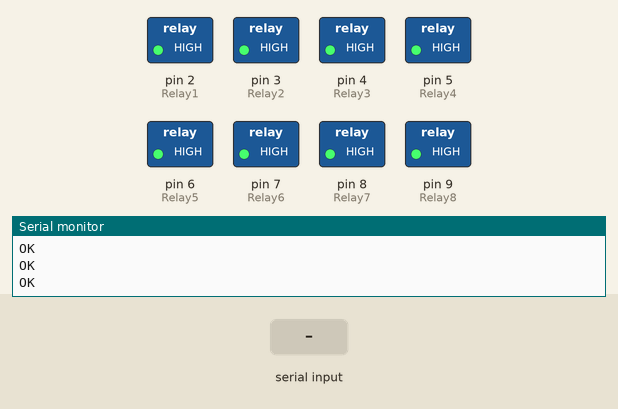
Recording of a sketch running on a simulated Arduino Uno, built with avr-gcc and run on an emulated ATmega328P. Shown: switched loads named in the sketch (green lamp = pin HIGH), the last lines printed to the serial monitor. Inputs (shaded band) come from the test bench. The modem accepts every AT command (registered, SIM ready, sends succeed) and sends nothing else.

Above: at 5.7 s.
5.8 s: "motor hidup" received over the second serial link
At 6.9 s:
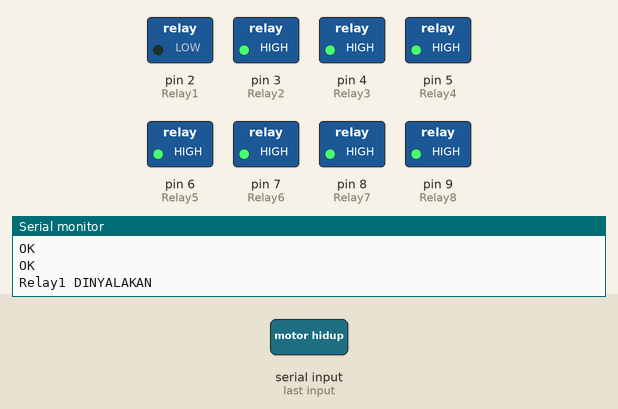
At 13.4 s:
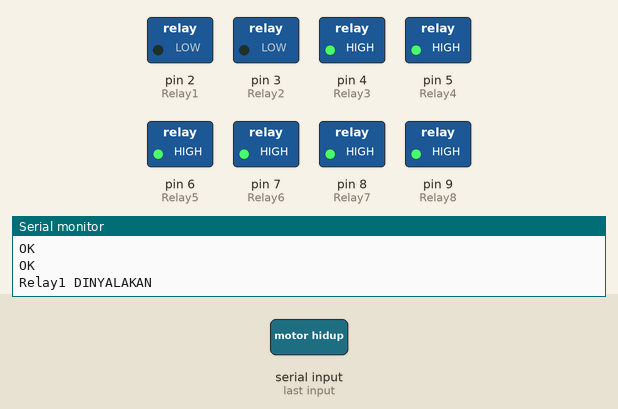
Timing chart, 0 to 17.3 s (numbered marks = the images above; inputs shaded):
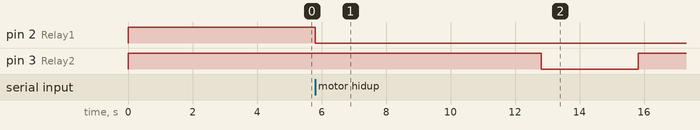

Measured:
- after the input at 5.8 s, pin 2 (Relay1): HIGH → LOW at once; pin 3 (Relay2): HIGH → LOW after 7.0 s, → HIGH 3.0 s later

The sketch:

relay_motor_sensor_getar.ino
```cpp
#include <SoftwareSerial.h>
#define ON LOW
#define OFF HIGH

SoftwareSerial gsm(10, 11); //TX,RX

String bacaSMS = "";
String msg = "";
bool siap = 0;
unsigned int errorCounter;

//char nomorHP = "+6281312357771";

const int Relay1 = 2;
const int Relay2 = 3;
const int Relay3 = 4;
const int Relay4 = 5;
const int Relay5 = 6;
const int Relay6 = 7;
const int Relay7 = 8;
const int Relay8 = 9;
const int Relay13 = 13;

int StatRelay1;
int StatRelay2;
int StatRelay3;
int StatRelay4;
int StatRelay5;
int StatRelay6;
int StatRelay7;
int StatRelay8;
int StatRelay13;
const int vibrationSensorPin = 12;
int vibrationSensorState = 0;

void setup() {
  pinMode(vibrationSensorPin, INPUT);
  pinMode (Relay1, OUTPUT);
  digitalWrite (Relay1, HIGH);
  pinMode (Relay2, OUTPUT);
  digitalWrite (Relay2, HIGH);
  pinMode (Relay3, OUTPUT);
  digitalWrite (Relay3, HIGH);
  pinMode (Relay4, OUTPUT);
  digitalWrite (Relay4, HIGH);
  pinMode (Relay5, OUTPUT);
  digitalWrite (Relay5, HIGH);
  pinMode (Relay6, OUTPUT);
  digitalWrite (Relay6, HIGH);
  pinMode (Relay7, OUTPUT);
  digitalWrite (Relay7, HIGH);
  pinMode (Relay8, OUTPUT);
  digitalWrite (Relay8, HIGH);
  StatRelay1 = OFF;
  StatRelay2 = OFF;
  StatRelay3 = OFF;
  StatRelay4 = OFF;
  StatRelay5 = OFF;
  StatRelay6 = OFF;
  StatRelay7 = OFF;
  StatRelay8 = OFF;
//  StatRelay13 = OFF;
  Serial.begin(9600);
  gsm.begin(9600);
  delay(3000);
  Serial.println("Projek Bery Indo");
  gsm.println("AT+CMGF=1");
  delay(500);
  printSerialData();
  gsm.println("AT+CNMI=2,2,0,0,0");
  delay(500);
  printSerialData();
  gsm.println("AT+CMGD=1,4");
  delay(500);
  printSerialData();
}

void loop() {
  //  Write current status to LED pin
  digitalWrite(Relay1, StatRelay1);
  digitalWrite(Relay2, StatRelay2);
  digitalWrite(Relay3, StatRelay3);
  digitalWrite(Relay4, StatRelay4);
  digitalWrite(Relay5, StatRelay5);
  digitalWrite(Relay6, StatRelay6);
  digitalWrite(Relay7, StatRelay7);
  digitalWrite(Relay8, StatRelay8);

  //  If there is serial output from SIM800
  if (gsm.available()) {
    bacaSMS += (char)gsm.read();
    if (bacaSMS.indexOf("motor hidup") >= 0) {
      StatRelay1 = ON;
      digitalWrite(Relay1, StatRelay1);
      Serial.println("Relay1 DINYALAKAN");
      delay(7000);
      StatRelay2 = ON;
      digitalWrite(Relay2, StatRelay2);
      delay(3000);
      StatRelay2 = OFF;
      siap = 1;
      errorCounter = 0;
      bacaSMS.remove(0);
      gsm.println("AT+CMGD=1,4");
    }
    else if (bacaSMS.indexOf("motor mati") >= 0) {
      StatRelay1 = OFF;
      digitalWrite(Relay1, StatRelay1);
      siap = 0;
      errorCounter = 0;
      bacaSMS.remove(0);
      gsm.println("AT+CMGD=1,4");
    }
    else if (bacaSMS.indexOf("motor lock") >= 0) {
      StatRelay3 = ON;
      digitalWrite(Relay3, StatRelay3);
      StatRelay8 = ON;
      digitalWrite(Relay8, StatRelay8);
      delay(2000);
      StatRelay8 = OFF;
      digitalWrite(Relay8, StatRelay8);
      siap = 1;
      errorCounter = 0;
      bacaSMS.remove(0);
      gsm.println("AT+CMGD=1,4");
    }
    else if (bacaSMS.indexOf("motor normal") >= 0) {
      StatRelay4 = OFF;
      digitalWrite(Relay4, StatRelay4);
      StatRelay13 = ON;
      digitalWrite(Relay13, StatRelay13);
      StatRelay8 = ON;
      digitalWrite(Relay8, StatRelay8);
      delay(2000);
      StatRelay8 = OFF;
      digitalWrite(Relay8, StatRelay8);
      siap = 0;
      errorCounter = 0;
      bacaSMS.remove(0);
      gsm.println("AT+CMGD=1,4");
    }
    else if (bacaSMS.indexOf("motor tidur") >= 0) {
      //      bool sensorGetar();
      StatRelay13 = OFF;
      digitalWrite(Relay13, StatRelay13);
      siap = 1;
      errorCounter = 0;
      bacaSMS.remove(0);
      StatRelay8 = ON;
      digitalWrite(Relay8, StatRelay8);
      delay(2000);
      StatRelay8 = OFF;
      digitalWrite(Relay8, StatRelay8);
      gsm.println("AT+CMGD=1,4");
//      delay(1000);
    }
    else if (bacaSMS.indexOf("motor bangun") >= 0) {
      StatRelay13 = ON;
      digitalWrite(Relay13, StatRelay13);
      siap = 1;
      errorCounter = 0;
      bacaSMS.remove(0);
      StatRelay8 = ON;
      digitalWrite(Relay8, StatRelay8);
      delay(2000);
      StatRelay8 = OFF;
      digitalWrite(Relay8, StatRelay8);
      gsm.println("AT+CMGD=1,4");
    }
    else if (bacaSMS.indexOf("lampu depan") >= 0) {
      StatRelay6 = ON;
      digitalWrite(Relay6, StatRelay6);
      siap = 1;
      errorCounter = 0;
      bacaSMS.remove(0);
      StatRelay8 = ON;
      digitalWrite(Relay8, StatRelay8);
      delay(2000);
      StatRelay8 = OFF;
      digitalWrite(Relay8, StatRelay8);
      gsm.println("AT+CMGD=1,4");
    }
    else if (bacaSMS.indexOf("lampu sen") >= 0) {
      StatRelay7 = ON;
      digitalWrite(Relay7, StatRelay7);
      siap = 1;
      errorCounter = 0;
      bacaSMS.remove(0);
      StatRelay8 = ON;
      digitalWrite(Relay8, StatRelay8);
      delay(2000);
      StatRelay8 = OFF;
      digitalWrite(Relay8, StatRelay8);
      gsm.println("AT+CMGD=1,4");
    }
    else if (bacaSMS.indexOf("klakson") >= 0) {
      StatRelay8 = ON;
      digitalWrite(Relay8, StatRelay8);
      siap = 1;
      errorCounter = 0;
      bacaSMS.remove(0);
      StatRelay8 = ON;
      digitalWrite(Relay8, StatRelay8);
      delay(2000);
      StatRelay8 = OFF;
      digitalWrite(Relay8, StatRelay8);
      gsm.println("AT+CMGD=1,4");
    }
  }
  if (StatRelay13 == OFF) {
    vibrationSensorState = digitalRead(vibrationSensorPin);
    if (vibrationSensorState == LOW) {
//      Serial.println("central lock hidup...");
      StatRelay4 = ON;
      digitalWrite(Relay4, StatRelay4);
    }
  }
}

void printSerialData()
{
  while (gsm.available() != 0)
    Serial.write(gsm.read());
}
```
